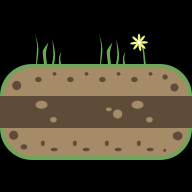

A level layout from a 2D game, rendered from its tile map. Below: a short description, then the map file with tile-grid data replaced by summaries:
An orthogonal 6x6 tile map with 32x32 px tiles, 2 tile layers (ground, deco).

<map version="1.0" orientation="orthogonal" renderorder="left-down" width="6" height="6" tilewidth="32" tileheight="32" nextobjectid="12">
 <tileset firstgid="1" source="tileset.tsx" />
 <layer name="ground" width="6" height="6">
  <data>[36 cells, 18 non-empty, 9 distinct tile ids]</data>
 </layer>
 <layer name="deco" width="6" height="6">
  <data>[36 cells, 3 non-empty, 2 distinct tile ids]</data>
 </layer>
</map>
